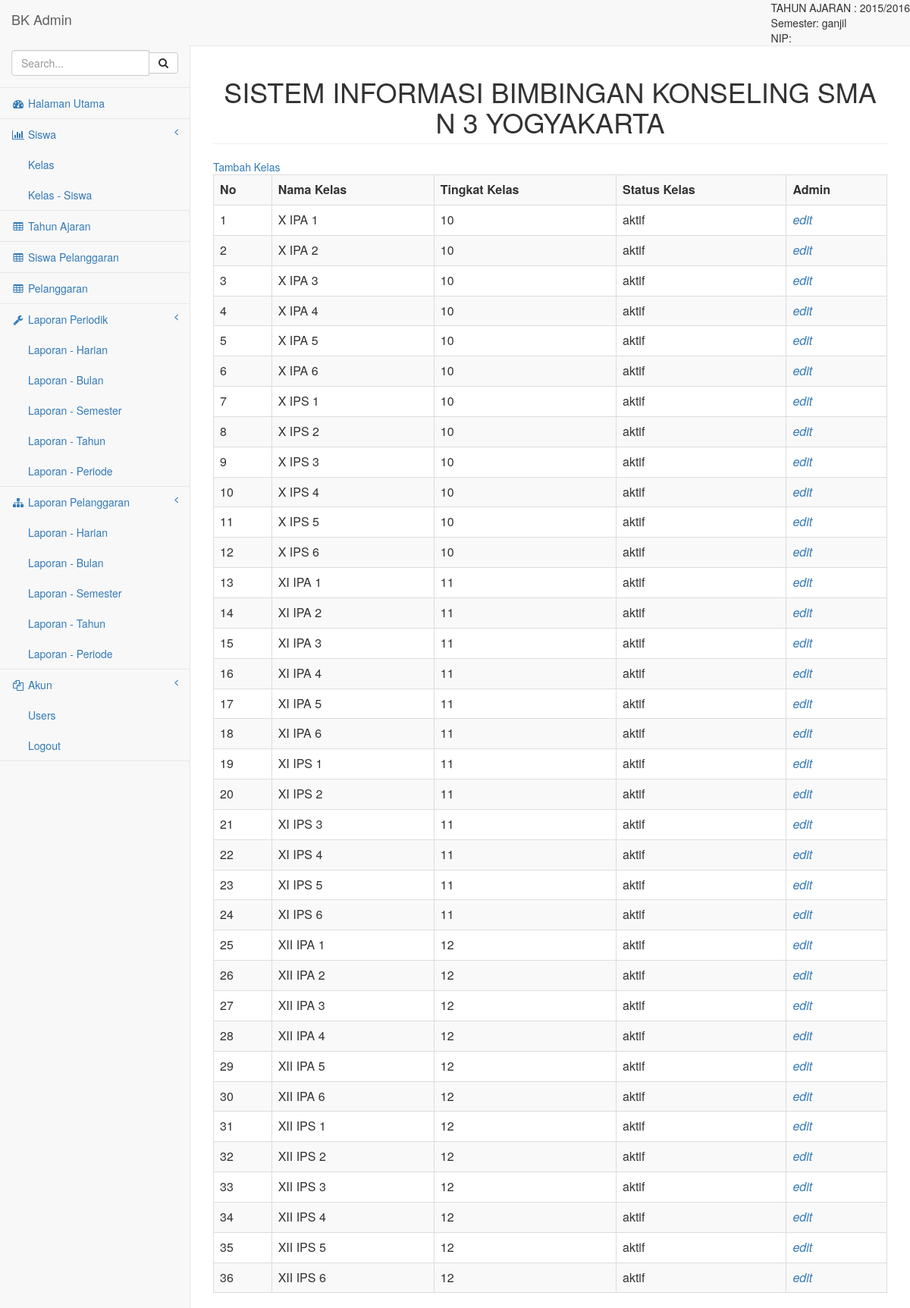
/pages/index.php?page=kelas, run on the app's committed database.
### tables this page shows
CREATE TABLE IF NOT EXISTS `tahun_ajaran` (
`id_tahun_ajaran` int(11) NOT NULL,
  `nama_tahun_ajaran` varchar(9) NOT NULL,
  `semester` enum('ganjil','genap') NOT NULL,
  `status_tahun_ajaran` enum('aktif','tidak aktif') NOT NULL
);

CREATE TABLE IF NOT EXISTS `kelas` (
`id_kelas` int(11) NOT NULL,
  `nama_kelas` varchar(10) NOT NULL,
  `tingkat_kelas` mediumint(2) NOT NULL,
  `status_kelas` enum('aktif','tidak aktif') NOT NULL
);

### pages/kelas.php (the view, shortened to what this page needs)
<!DOCTYPE html PUBLIC "-//W3C//DTD XHTML 1.0 Transitional//EN" "http://www.w3.org/TR/xhtml1/DTD/xhtml1-transitional.dtd">
<html xmlns="http://www.w3.org/1999/xhtml">
<head>
</head>
<body>
<?php
$query = mysql_query("SELECT
  `id_kelas`,
  `nama_kelas`,
  `tingkat_kelas`,
  `status_kelas`
FROM `sma3_bk`.`kelas` order by nama_kelas");
?>
<a href="index.php?page=kelas_add">Tambah Kelas</a>
<table class="table table-striped table-bordered table-hover" width="100%" border="1">
  <tr>
    <th scope="col">No</th>
    <th scope="col">Nama Kelas</th>
    <th scope="col">Tingkat Kelas</th>
    <th scope="col">Status Kelas</th>
    <th scope="col">Admin</th>
  </tr>
  <?php
  $no = 1;
  while($data = mysql_fetch_array($query))
  {
  ?>
  <tr>
    <td><?php echo $no ?></td>
    <td><?php echo $data['nama_kelas'] ?></td>
    <td><?php echo $data ['tingkat_kelas'] ?></td>
    <td><?php echo $data ['status_kelas'] ?></td>
    <td><a href="index.php?page=kelas_edit&amp;id_kelas=<?php echo $data['id_kelas'] ?>"><em>edit</em></a></td>
  </tr>
  <?php
  $no++;}
  ?>
</table>
</body>
</html>

### pages/index.php (shortened to what this page needs)
<!DOCTYPE html>
<html lang="en">
<head>
    <link href="../bower_components/bootstrap/dist/css/bootstrap.min.css" rel="stylesheet">
    <link href="../bower_components/metisMenu/dist/metisMenu.min.css" rel="stylesheet">
    <link href="../dist/css/timeline.css" rel="stylesheet">
    <link href="../dist/css/sb-admin-2.css" rel="stylesheet">
    <link href="../bower_components/morrisjs/morris.css" rel="stylesheet">
    <link href="../bower_components/font-awesome/css/font-awesome.min.css" rel="stylesheet" type="text/css">
</head>
<body>
    <div id="wrapper">
        <nav class="navbar navbar-default navbar-static-top" role="navigation" style="margin-bottom: 0">
            <div class="navbar-header">
                <a class="navbar-brand" href="index.html">BK Admin</a>
            </div>
            <ul class="nav navbar-top-links navbar-right">
            TAHUN AJARAN :
            <?php
			$query=mysql_query("SELECT
  `id_tahun_ajaran`,
  `nama_tahun_ajaran`,
  `semester`,
  `status_tahun_ajaran`
FROM `sma3_bk`.`tahun_ajaran` WHERE status_tahun_ajaran = 'aktif' LIMIT 1");
$data=mysql_fetch_array($query);
echo $data['nama_tahun_ajaran']."<br> Semester: ".$data['semester']."<br> NIP: ".$_SESSION['bk_nip'];
			?>
                </ul>
            <div class="navbar-default sidebar" role="navigation">
                <div class="sidebar-nav navbar-collapse">
                    <ul class="nav" id="side-menu">
                        <li class="sidebar-search">
                            <div class="input-group custom-search-form">
                                <input type="text" class="form-control" placeholder="Search...">
                                <span class="input-group-btn">
                                <button class="btn btn-default" type="button">
                                    <i class="fa fa-search"></i>
                                </button>
                            </span>
                            </div>
                        </li>
                        <li>
                            <a href="index.php"><i class="fa fa-dashboard fa-fw"></i> Halaman Utama</a>
                        </li>
                        <li>
                            <a href="index.php?page=siswa"><i class="fa fa-bar-chart-o fa-fw"></i> Siswa<span class="fa arrow"></span></a>
                            <ul class="nav nav-second-level">
                                <li>
                                    <a href="index.php?page=kelas">Kelas</a>
                                </li>
                                <li>
                                    <a href="index.php?page=kelas_siswa_add">Kelas - Siswa</a>
                                </li>
                            </ul>
                        </li>
                        <li>
                            <a href="index.php?page=tahun_ajaran"><i class="fa fa-table fa-fw"></i> Tahun Ajaran</a>
                        </li>
                        <li>
                        <a href="index.php?page=siswa_pelanggaran"><i class="fa fa-table fa-fw"></i> Siswa Pelanggaran</a>
                        </li>
                        <li>
                            <a href="index.php?page=pelanggaran"><i class="fa fa-table fa-fw"></i> Pelanggaran</a>
                        </li>
                        <li>
                            <a href="index.php?page=laporan_periodik"><i class="fa fa-wrench fa-fw"></i> Laporan Periodik<span class="fa arrow"></span></a>
                            <ul class="nav nav-second-level">
                                <li>
                                    <a href="panels-wells.html">Laporan - Harian</a>
                                </li>
                                <li>
                                    <a href="buttons.html">Laporan - Bulan</a>
                                </li>
                                <li>
                                    <a href="notifications.html">Laporan - Semester</a>
                                </li>
                                <li>
                                    <a href="typography.html">Laporan - Tahun</a>
                                </li>
                                <li>
                                    <a href="icons.html"> Laporan - Periode</a>
                                </li>
                            </ul>
                        </li>
                        <li>
                            <a href="#"><i class="fa fa-sitemap fa-fw"></i> Laporan Pelanggaran<span class="fa arrow"></span></a>
                            <ul class="nav nav-second-level">
                                <li>
                                    <a href="#">Laporan - Harian</a>
                                </li>
                                <li>
                                    <a href="#">Laporan - Bulan</a>
                                </li>
                                <li>
                                    <a href="#">Laporan - Semester</a>
                                </li>
                                <li>
                                    <a href="#">Laporan - Tahun</a>
                                </li>
                                <li>
                                    <a href="#">Laporan - Periode</a>
                                </li>
                            </ul>
                        </li>
                        <li>
                            <a href="#"><i class="fa fa-files-o fa-fw"></i> Akun<span class="fa arrow"></span></a>
                            <ul class="nav nav-second-level">
                                <li>
                                    <a href="blank.html">Users</a>
                                </li>
                                <li>
                                    <a href="loguot.php">Logout</a>
                                </li>
                            </ul>
                        </li>
                    </ul>
                </div>
            </div>
        </nav>
        <div id="page-wrapper">
            <div class="row">
                <div class="col-lg-12">
                    <h1 class="page-header" align="center">SISTEM INFORMASI BIMBINGAN KONSELING SMA N 3 YOGYAKARTA</h1>
                </div>
            </div>
            <div class="row">
                <div class="col-lg-12">
                    <?php
					if(!empty($_GET['page']))
					$page = $_GET['page'];
					else
					$page='home';
					if(file_exists($page.'.php'))
					include($page.'.php');
					else
					include('404.php');
					?>
                </div>
            </div>
        </div>
    </div>
</body>
</html>

### data on the page
tahun_ajaran: nama_tahun_ajaran "2015/2016", semester "ganjil"
kelas: nama_kelas "X IPA 1", tingkat_kelas "10", status_kelas "aktif"
kelas: nama_kelas "X IPA 2", tingkat_kelas "10", status_kelas "aktif"
kelas: nama_kelas "X IPA 3", tingkat_kelas "10", status_kelas "aktif"
kelas: nama_kelas "X IPA 4", tingkat_kelas "10", status_kelas "aktif"
kelas: nama_kelas "X IPA 5", tingkat_kelas "10", status_kelas "aktif"
kelas: nama_kelas "X IPA 6", tingkat_kelas "10", status_kelas "aktif"
kelas: nama_kelas "X IPS 1", tingkat_kelas "10", status_kelas "aktif"
kelas: nama_kelas "X IPS 2", tingkat_kelas "10", status_kelas "aktif"
kelas: nama_kelas "X IPS 3", tingkat_kelas "10", status_kelas "aktif"
kelas: nama_kelas "X IPS 4", tingkat_kelas "10", status_kelas "aktif"
kelas: nama_kelas "X IPS 5", tingkat_kelas "10", status_kelas "aktif"
kelas: nama_kelas "X IPS 6", tingkat_kelas "10", status_kelas "aktif"
kelas: nama_kelas "XI IPA 1", tingkat_kelas "11", status_kelas "aktif"
kelas: nama_kelas "XI IPA 2", tingkat_kelas "11", status_kelas "aktif"
kelas: nama_kelas "XI IPA 3", tingkat_kelas "11", status_kelas "aktif"
kelas: nama_kelas "XI IPA 4", tingkat_kelas "11", status_kelas "aktif"
kelas: nama_kelas "XI IPA 5", tingkat_kelas "11", status_kelas "aktif"
kelas: nama_kelas "XI IPA 6", tingkat_kelas "11", status_kelas "aktif"
kelas: nama_kelas "XI IPS 1", tingkat_kelas "11", status_kelas "aktif"
kelas: nama_kelas "XI IPS 2", tingkat_kelas "11", status_kelas "aktif"
kelas: nama_kelas "XI IPS 3", tingkat_kelas "11", status_kelas "aktif"
kelas: nama_kelas "XI IPS 4", tingkat_kelas "11", status_kelas "aktif"
kelas: nama_kelas "XI IPS 5", tingkat_kelas "11", status_kelas "aktif"
kelas: nama_kelas "XI IPS 6", tingkat_kelas "11", status_kelas "aktif"
kelas: nama_kelas "XII IPA 1", tingkat_kelas "12", status_kelas "aktif"
kelas: nama_kelas "XII IPA 2", tingkat_kelas "12", status_kelas "aktif"
kelas: nama_kelas "XII IPA 3", tingkat_kelas "12", status_kelas "aktif"
kelas: nama_kelas "XII IPA 4", tingkat_kelas "12", status_kelas "aktif"
kelas: nama_kelas "XII IPA 5", tingkat_kelas "12", status_kelas "aktif"
kelas: nama_kelas "XII IPA 6", tingkat_kelas "12", status_kelas "aktif"
kelas: nama_kelas "XII IPS 1", tingkat_kelas "12", status_kelas "aktif"
kelas: nama_kelas "XII IPS 2", tingkat_kelas "12", status_kelas "aktif"
kelas: nama_kelas "XII IPS 3", tingkat_kelas "12", status_kelas "aktif"
kelas: nama_kelas "XII IPS 4", tingkat_kelas "12", status_kelas "aktif"
kelas: nama_kelas "XII IPS 5", tingkat_kelas "12", status_kelas "aktif"
kelas: nama_kelas "XII IPS 6", tingkat_kelas "12", status_kelas "aktif"
